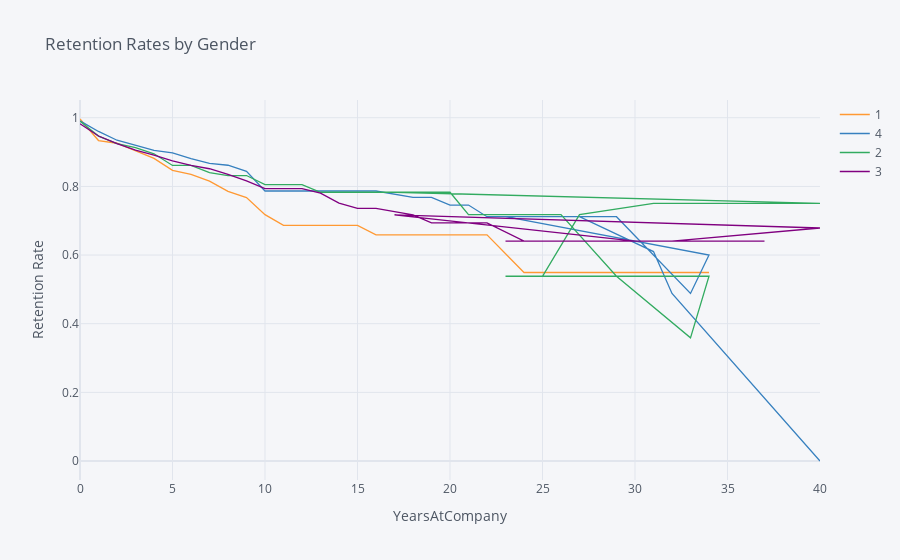

The notebook cell saved with this chart:
### Markdown cell above
## 6. Let's find out how job satisfaction affects retention rates. Generate and plot survival curves for each level of job satisfaction by number of years at the company.

### Code cell
rates = survival(data, 'RelationshipSatisfaction', 'YearsAtCompany', 'Attrition')

rates.iplot(kind='line', xTitle='YearsAtCompany', yTitle='Retention Rate',
            title='Retention Rates by Gender')

### Figure 1 — Plotly figure (JSON) as saved in the notebook; plotly's stock layout.template omitted (floating-point values rounded to 4 significant figures)
{"data": [{"line": {"color": "rgba(255, 153, 51, 1.0)", "dash": "solid", "shape": "linear", "width": 1.3}, "mode": "lines", "name": "1", "text": "", "type": "scatter", "x": [0, 1, 2, 3, 4, 5, 6, 7, 8, 9, 10, 11, 12, 13, 14, 15, 16, 18, 19, 20, 21, 22, 24, 26, 29, 33, 34, 23, 25, 27, 31, 32, 40, 17, 30, 36, 37], "y": [0.9964, 0.9336, 0.9258, 0.9048, 0.8817, 0.8467, 0.8348, 0.8156, 0.7854, 0.7675, 0.7177, 0.6865, 0.6865, 0.6865, 0.6865, 0.6865, 0.659, 0.659, 0.659, 0.659, 0.659, 0.659, 0.5492, 0.5492, 0.5492, 0.5492, 0.5492, "", "", "", "", "", "", "", "", "", ""]}, {"line": {"color": "rgba(55, 128, 191, 1.0)", "dash": "solid", "shape": "linear", "width": 1.3}, "mode": "lines", "name": "4", "text": "", "type": "scatter", "x": [0, 1, 2, 3, 4, 5, 6, 7, 8, 9, 10, 11, 12, 13, 14, 15, 16, 18, 19, 20, 21, 22, 24, 26, 29, 33, 34, 23, 25, 27, 31, 32, 40, 17, 30, 36, 37], "y": [0.9907, 0.9601, 0.9345, 0.9203, 0.9047, 0.8978, 0.8808, 0.8669, 0.8616, 0.8438, 0.7866, 0.7866, 0.7866, 0.7866, 0.7866, 0.7866, 0.7866, 0.7683, 0.7683, 0.7457, 0.7457, 0.7118, 0.7118, 0.7118, 0.7118, 0.4881, 0.6, 0.7118, 0.7118, 0.7118, 0.6101, 0.4881, 0, "", "", "", ""]}, {"line": {"color": "rgba(50, 171, 96, 1.0)", "dash": "solid", "shape": "linear", "width": 1.3}, "mode": "lines", "name": "2", "text": "", "type": "scatter", "x": [0, 1, 2, 3, 4, 5, 6, 7, 8, 9, 10, 11, 12, 13, 14, 15, 16, 18, 19, 20, 21, 22, 24, 26, 29, 33, 34, 23, 25, 27, 31, 32, 40, 17, 30, 36, 37], "y": [0.9901, 0.9466, 0.9247, 0.9128, 0.895, 0.8611, 0.8611, 0.8399, 0.8317, 0.8317, 0.8053, 0.8053, 0.8053, 0.7829, 0.7829, 0.7829, 0.7829, 0.7829, 0.7829, 0.7829, 0.7177, 0.7177, 0.7177, 0.7177, 0.5383, 0.3588, 0.5383, 0.5383, 0.5383, 0.7177, 0.7503, 0.7503, 0.7503, 0.7829, "", "", ""]}, {"line": {"color": "rgba(128, 0, 128, 1.0)", "dash": "solid", "shape": "linear", "width": 1.3}, "mode": "lines", "name": "3", "text": "", "type": "scatter", "x": [0, 1, 2, 3, 4, 5, 6, 7, 8, 9, 10, 11, 12, 13, 14, 15, 16, 18, 19, 20, 21, 22, 24, 26, 29, 33, 34, 23, 25, 27, 31, 32, 40, 17, 30, 36, 37], "y": [0.9826, 0.9468, 0.9246, 0.9058, 0.891, 0.8742, 0.8613, 0.8515, 0.8348, 0.8161, 0.7934, 0.7934, 0.7934, 0.7802, 0.7513, 0.736, 0.736, 0.7171, 0.694, 0.694, 0.694, 0.694, 0.6406, 0.6406, 0.6406, 0.6406, 0.6406, 0.6406, 0.6406, 0.6406, 0.6406, 0.6406, 0.6788, 0.7171, 0.6406, 0.6406, 0.6406]}], "layout": {"legend": {"bgcolor": "#F5F6F9", "font": {"color": "#4D5663"}}, "paper_bgcolor": "#F5F6F9", "plot_bgcolor": "#F5F6F9", "title": {"font": {"color": "#4D5663"}, "text": "Retention Rates by Gender"}, "xaxis": {"gridcolor": "#E1E5ED", "showgrid": true, "tickfont": {"color": "#4D5663"}, "title": {"font": {"color": "#4D5663"}, "text": "YearsAtCompany"}, "zerolinecolor": "#E1E5ED"}, "yaxis": {"gridcolor": "#E1E5ED", "showgrid": true, "tickfont": {"color": "#4D5663"}, "title": {"font": {"color": "#4D5663"}, "text": "Retention Rate"}, "zerolinecolor": "#E1E5ED"}}}
